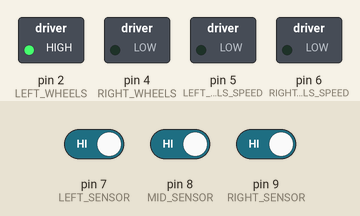
Bench run of a sketch on a simulated Arduino Uno, built with avr-gcc and run on an emulated ATmega328P. Parts: switched loads named in the sketch (green lamp = pin HIGH). The inputs (shaded band) are chosen by the test bench; at power-on: pin 7 (LEFT_SENSOR) HIGH, pin 8 (MID_SENSOR) HIGH, pin 9 (RIGHT_SENSOR) HIGH.

Above: at 1.2 s.
1.3 s: pin 7 (LEFT_SENSOR) driven LOW and pin 8 (MID_SENSOR) driven LOW
At 2.4 s:
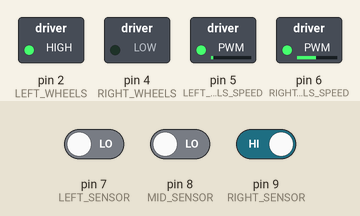
2.8 s: pin 7 (LEFT_SENSOR) driven HIGH
At 3.5 s:
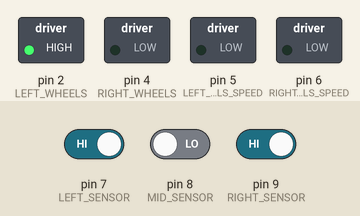
4.3 s: pin 9 (RIGHT_SENSOR) driven LOW
At 4.6 s:
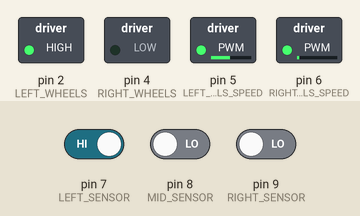
5.8 s: pin 9 (RIGHT_SENSOR) driven HIGH
At 7.0 s:
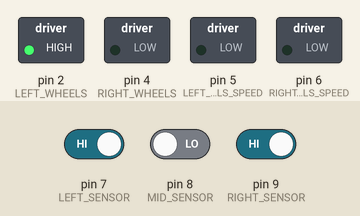
7.3 s: pin 7 (LEFT_SENSOR) driven LOW
At 8.1 s:
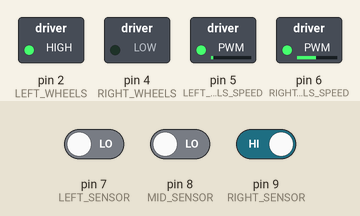
8.8 s: pin 8 (MID_SENSOR) driven HIGH and pin 9 (RIGHT_SENSOR) driven LOW
At 9.3 s:
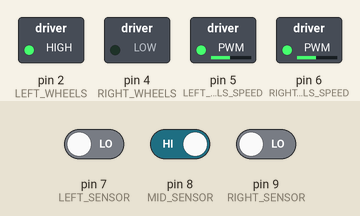
Timing chart, 0 to 11.3 s (numbered marks = the images above; inputs shaded):
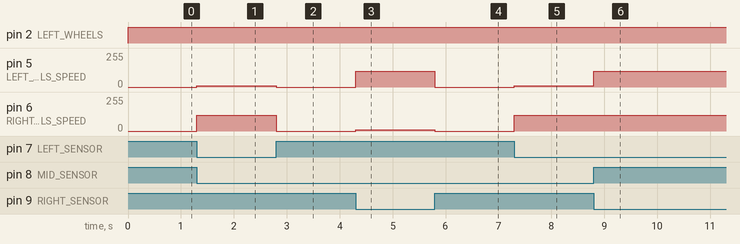

The sketch:

05_line_tracking.ino
```cpp
// Page 13-15: Line Tracking (Arduino Uno)
int LEFT_WHEELS = 2;
int LEFT_WHEELS_SPEED = 5;
int RIGHT_WHEELS = 4;
int RIGHT_WHEELS_SPEED = 6;

int LEFT_SENSOR = 7;
int MID_SENSOR = 8;
int RIGHT_SENSOR = 9;

void car_forward(int left_speed, int right_speed) {
  digitalWrite(LEFT_WHEELS, HIGH);
  analogWrite(LEFT_WHEELS_SPEED, left_speed);
  digitalWrite(RIGHT_WHEELS, LOW);
  analogWrite(RIGHT_WHEELS_SPEED, right_speed);
}

void setup() {
  pinMode(LEFT_WHEELS, OUTPUT);
  pinMode(LEFT_WHEELS_SPEED, OUTPUT);
  pinMode(RIGHT_WHEELS, OUTPUT);
  pinMode(RIGHT_WHEELS_SPEED, OUTPUT);

  pinMode(LEFT_SENSOR, INPUT_PULLUP);
  pinMode(MID_SENSOR, INPUT_PULLUP);
  pinMode(RIGHT_SENSOR, INPUT_PULLUP);
}

void loop() {
  int left_value(digitalRead(LEFT_SENSOR));
  int mid_value(digitalRead(MID_SENSOR));
  int right_value(digitalRead(RIGHT_SENSOR));

  if (left_value == 0 && mid_value == 1 && right_value == 0) { //OK
    car_forward(120, 120);
  } else if (left_value == 0 && mid_value == 0 && right_value == 1) { //slight left
    car_forward(10, 120);
  } else if (left_value == 1 && mid_value == 0 && right_value == 0) { //slight right
    car_forward(120, 10);
  } else { // error choose to stop
    car_forward(0, 0); //stop
  }
}
```

Measured:
- after the input at 1.3 s, pin 5 (LEFT_WHEELS_SPEED): 0/255 → 10/255 at once; pin 6 (RIGHT_WHEELS_SPEED): 0/255 → 120/255 at once
- after the input at 2.8 s, pin 5 (LEFT_WHEELS_SPEED): 10/255 → 0/255 at once; pin 6 (RIGHT_WHEELS_SPEED): 120/255 → 0/255 at once
- after the input at 4.3 s, pin 5 (LEFT_WHEELS_SPEED): 0/255 → 120/255 at once; pin 6 (RIGHT_WHEELS_SPEED): 0/255 → 10/255 at once
- after the input at 5.8 s, pin 5 (LEFT_WHEELS_SPEED): 120/255 → 0/255 at once; pin 6 (RIGHT_WHEELS_SPEED): 10/255 → 0/255 at once
- after the input at 7.3 s, pin 5 (LEFT_WHEELS_SPEED): 0/255 → 10/255 at once; pin 6 (RIGHT_WHEELS_SPEED): 0/255 → 120/255 at once
- after the input at 8.8 s, pin 5 (LEFT_WHEELS_SPEED): 10/255 → 120/255 at once
